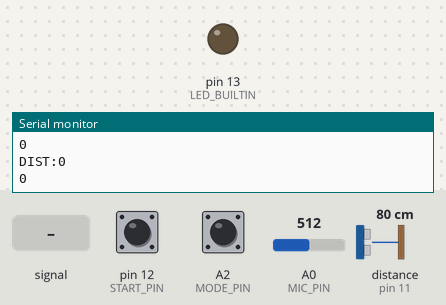
Bench run of a sketch on a simulated Arduino Uno, built with avr-gcc and run on an emulated ATmega328P. Shown: output pins drawn as LEDs (lit = HIGH), the last lines printed to the serial monitor. Wiring (inferred from the names in the program): ultrasonic range finder: trigger pin 10; echo pin 11. Dashed ring = blinking. The test bench sets the inputs (shaded band); at power-on: A2 (MODE_PIN) HIGH, pin 12 (START_PIN) HIGH, A0 (MIC_PIN) = 512, distance to the obstacle (sensor on pin 11) 80 cm. The echo pulse lasts 58.3 µs per cm; pins used as bus, display or sensor lines are not drawn.

Above: at 1.2 s.
1.3 s: A0 (MIC_PIN) fed a 200 Hz sine of ±255 counts around its level
At 1.49 s:
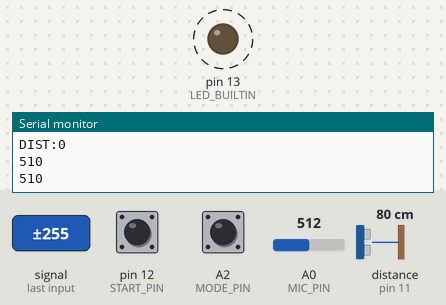
4.3 s: A2 (MODE_PIN) pulled LOW for 0.15 s
At 4.3 s:
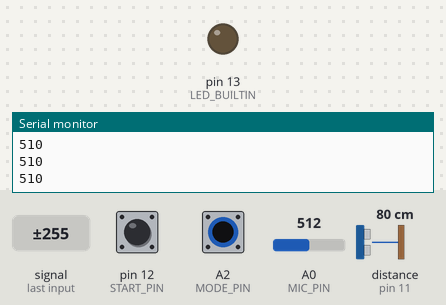
7.5 s: A2 (MODE_PIN) pulled LOW for 1 s
At 8.96 s:
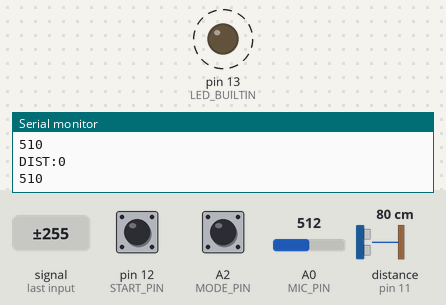
10.8 s: A2 (MODE_PIN) pulled LOW for 3.2 s
At 10.8 s:
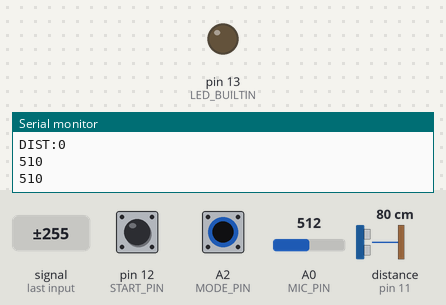
Timing chart, 0 to 13.8 s (numbered marks = the images above; inputs shaded):
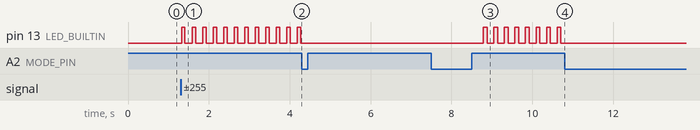

Measured:
- after the input at 1.3 s, pin 13 (LED_BUILTIN): alternates HIGH for 0.08 s and LOW for 0.18 s, starting at once
- after the input at 4.3 s, pin 13 (LED_BUILTIN): stops changing and stays LOW
- after the input at 7.5 s, pin 13 (LED_BUILTIN): alternates HIGH for 0.09 s and LOW for 0.17 s, starting after 1.3 s
- after the input at 10.8 s, pin 13 (LED_BUILTIN): stops changing and stays LOW

The sketch:

voice_flappy.ino
```cpp
/*
 * Voice-Controlled Flappy Bird - Arduino
 *
 * Board: Arduino UNO R4
 *
 * Wiring (same pins as the full version)
 *   MAX9814 mic        OUT -> A0     VDD -> 5V    GND -> GND
 *   HC-SR04            Trig -> D10   Echo -> D11  VCC -> 5V  GND -> GND
 *   START button       D12 -> button -> GND
 *   MODE button        A2  -> button -> GND
 *
 * Buttons
 *   START      start / restart the game
 *   MODE       switch between voice mode and hand mode (ultrasonic)
 *
 * Messages sent to the website (115200 baud, one per line)
 *   182            loudness of the sound (every 20 ms)
 *   JUMP!          voice mode: sound louder than the threshold
 *                  hand mode: hand moved closer than 10 cm
 *   DIST:23        hand distance in cm, smoothed (every 50 ms, 0 = no hand)
 *   MODE:VOICE / MODE:HAND
 *   CMD:START      START button pressed
 *   THRESHOLD:350  current threshold
 *
 * Messages received from the website
 *   T400           set threshold to 400
 *   ?              ask for the current threshold
 */

const int MIC_PIN = A0;
const int TRIG_PIN = 10;
const int ECHO_PIN = 11;
const int START_PIN = 12;
const int MODE_PIN = A2;

const int SAMPLE_MS = 20;       // measure loudness over 20 ms
const int COOLDOWN_MS = 250;    // minimum time between two jumps
const int DIST_EVERY_MS = 50;   // read the ultrasonic every 50 ms
const int MAX_CM = 60;          // readings further than this are ignored
const int MAX_MISSES = 5;       // keep the last distance for 5 bad readings (0.25 s)
const int HAND_JUMP_CM = 10;    // hand mode: hand closer than this = jump
const int CLICK_IGNORE_MS = 300; // ignore sound after a button press (the mic hears the click)

int threshold = 350;
bool handMode = false;
bool handNear = false;
int distance = 0;               // smoothed distance in cm (0 = no hand)
int lastThree[3];               // last 3 good readings (for the median)
int nextSlot = 0;
int misses = 0;

unsigned long lastJump = 0;
unsigned long lastDist = 0;
unsigned long ledOffTime = 0;
unsigned long ignoreSoundUntil = 0;
String input = "";

// One push button (debounced)
struct Button {
  int pin;
  bool lastReading;       // last value from digitalRead
  bool isDown;            // stable state: true = pressed
  unsigned long changed;  // when the reading last changed
};
Button startButton = {START_PIN, HIGH, false, 0};
Button modeButton  = {MODE_PIN,  HIGH, false, 0};

void setup() {
  Serial.begin(115200);
  pinMode(TRIG_PIN, OUTPUT);
  pinMode(ECHO_PIN, INPUT);
  pinMode(START_PIN, INPUT_PULLUP);   // pressed = LOW
  pinMode(MODE_PIN, INPUT_PULLUP);
  pinMode(LED_BUILTIN, OUTPUT);

  printThreshold();
  Serial.println("MODE:VOICE");
}

void loop() {
  readWebsite();
  readButtons();

  if (millis() - lastDist >= DIST_EVERY_MS) {
    lastDist = millis();
    distance = readSmoothDistance();
    Serial.print("DIST:");
    Serial.println(distance);
    if (handMode) checkHand();
  }

  int volume = readVolume();
  Serial.println(volume);

  // The mic hears the click of a button: ignore sound while a button is down and 300 ms after
  if (anyButtonDown()) ignoreSoundUntil = millis() + CLICK_IGNORE_MS;
  bool soundAllowed = millis() >= ignoreSoundUntil;

  if (!handMode && soundAllowed && volume > threshold && millis() - lastJump >= COOLDOWN_MS) {
    jump();
  }

  if (ledOffTime != 0 && millis() >= ledOffTime) {
    digitalWrite(LED_BUILTIN, LOW);
    ledOffTime = 0;
  }
}

void jump() {
  lastJump = millis();
  Serial.println("JUMP!");
  digitalWrite(LED_BUILTIN, HIGH);   // the "L" LED blinks on every jump
  ledOffTime = millis() + 80;
}

// Hand mode: moving the hand closer than HAND_JUMP_CM counts as one jump.
// The hand must move away (more than HAND_JUMP_CM + 3 cm) before it can jump again.
void checkHand() {
  if (!handNear && distance > 0 && distance < HAND_JUMP_CM) {
    handNear = true;
    if (millis() - lastJump >= COOLDOWN_MS) jump();
  } else if (handNear && (distance == 0 || distance > HAND_JUMP_CM + 3)) {
    handNear = false;
  }
}

// Loudness = highest reading - lowest reading in SAMPLE_MS
int readVolume() {
  int low = 1023;
  int high = 0;
  unsigned long start = millis();
  while (millis() - start < SAMPLE_MS) {
    int value = analogRead(MIC_PIN);
    low = min(low, value);
    high = max(high, value);
  }
  return high - low;
}

// Smoothed distance:
//  1. a missed echo (0) or a reading further than MAX_CM keeps the last distance,
//     and only after MAX_MISSES bad readings in a row do we report 0 (hand gone)
//  2. the median of the last 3 good readings removes single wrong readings (spikes)
int readSmoothDistance() {
  int cm = readDistance();

  if (cm == 0 || cm > MAX_CM) {
    misses++;
    if (misses > MAX_MISSES) return 0;
    return distance;
  }
  misses = 0;

  if (distance == 0) {              // hand just appeared: start the history fresh
    lastThree[0] = cm;
    lastThree[1] = cm;
    lastThree[2] = cm;
  }
  lastThree[nextSlot] = cm;
  nextSlot = (nextSlot + 1) % 3;
  return medianOf3(lastThree[0], lastThree[1], lastThree[2]);
}

int medianOf3(int a, int b, int c) {
  return max(min(a, b), min(max(a, b), c));
}

// Raw distance in cm from the HC-SR04 (0 = no echo within ~2 m)
int readDistance() {
  digitalWrite(TRIG_PIN, LOW);
  delayMicroseconds(2);
  digitalWrite(TRIG_PIN, HIGH);
  delayMicroseconds(10);
  digitalWrite(TRIG_PIN, LOW);
  long duration = pulseIn(ECHO_PIN, HIGH, 12000);
  return duration / 58;
}

void readButtons() {
  if (wasPressed(startButton)) {
    Serial.println("CMD:START");
  }
  if (wasPressed(modeButton)) {
    handMode = !handMode;
    handNear = false;
    Serial.println(handMode ? "MODE:HAND" : "MODE:VOICE");
  }
}

bool anyButtonDown() {
  return digitalRead(START_PIN) == LOW || digitalRead(MODE_PIN) == LOW;
}

// True once per press. Button contacts bounce, so the reading must stay
// the same for 15 ms before it counts, and the button must be released
// before it can count again.
bool wasPressed(Button &b) {
  bool reading = digitalRead(b.pin);
  if (reading != b.lastReading) {
    b.lastReading = reading;
    b.changed = millis();
  }
  if (millis() - b.changed < 15) return false;   // still bouncing

  bool down = (reading == LOW);
  bool justPressed = down && !b.isDown;
  b.isDown = down;
  return justPressed;
}

void printThreshold() {
  Serial.print("THRESHOLD:");
  Serial.println(threshold);
}

// Read "T400" or "?" lines from the website
void readWebsite() {
  while (Serial.available() > 0) {
    char c = Serial.read();
    if (c == '\n') {
      if (input.startsWith("T")) {
        int value = input.substring(1).toInt();
        if (value > 0 && value <= 1023) threshold = value;
        printThreshold();
      } else if (input == "?") {
        printThreshold();
      }
      input = "";
    } else if (c != '\r') {
      input += c;
    }
  }
}
```
